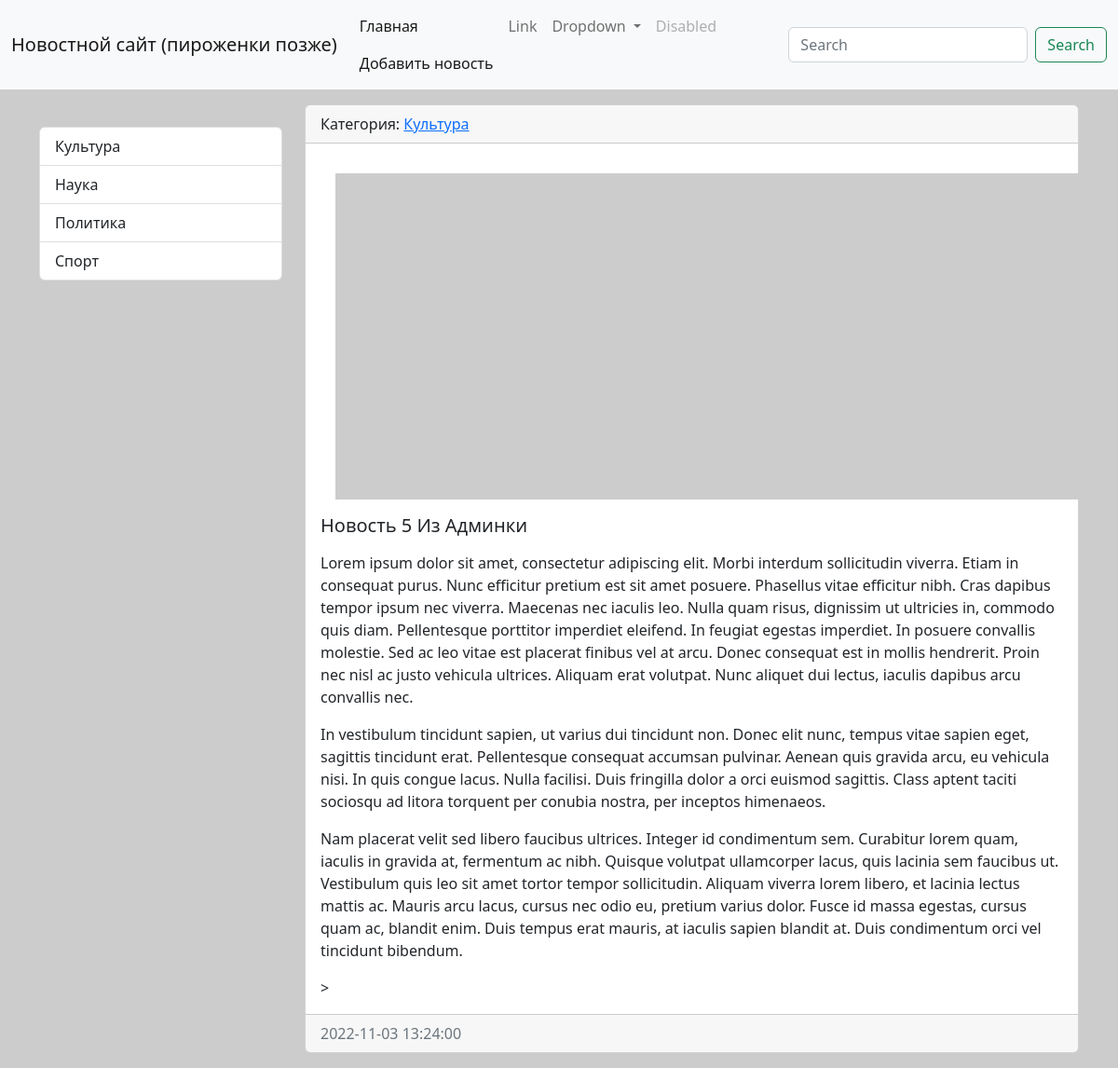
Page /news/7/ on the earlier database version.
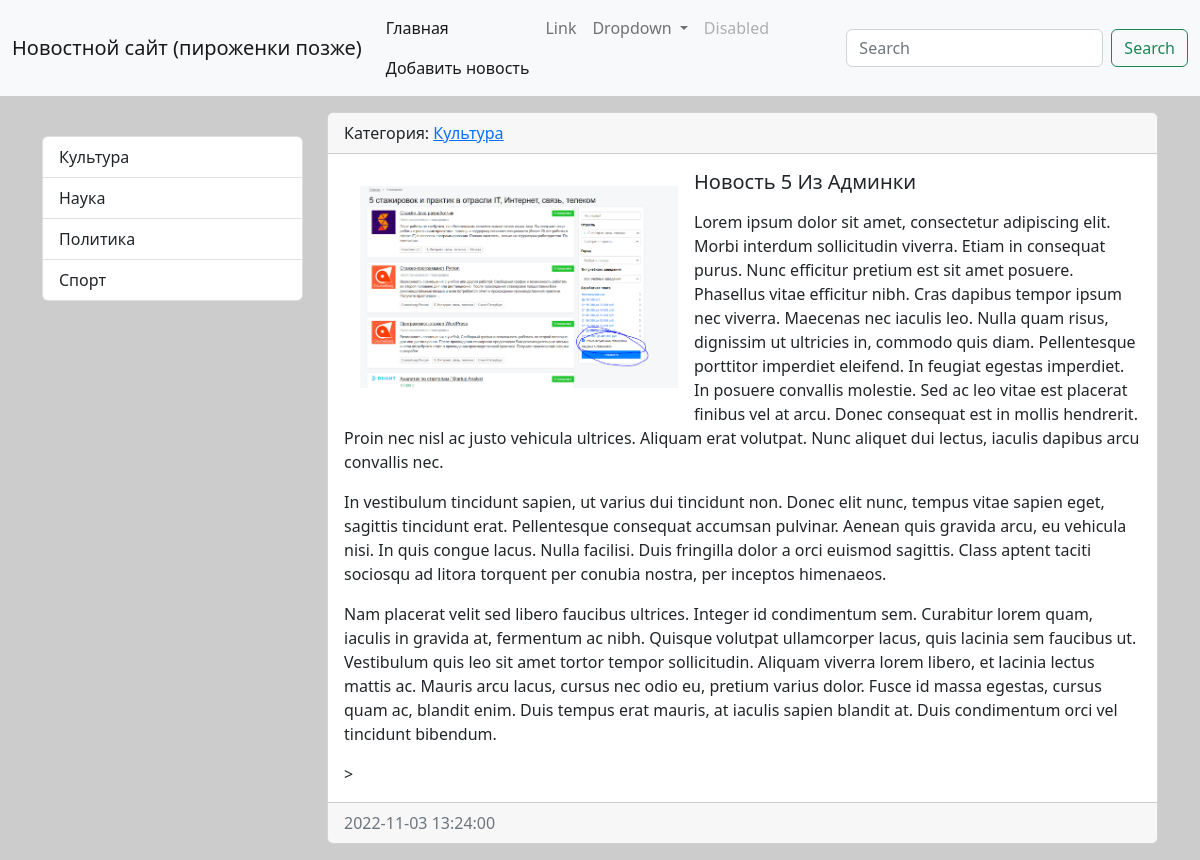
Same page on the later database version.
### news/models.py (models this page shows, shortened)
class News(models.Model):
    title = models.CharField(max_length=150, verbose_name='Наименование')
    content = models.TextField(blank=True, verbose_name='Контент')
    created_at = models.DateTimeField(auto_now_add=True, verbose_name='Дата_Публикации')
    update_at = models.DateTimeField(auto_now=True, verbose_name='Обновлено')
    photo = models.ImageField(upload_to='photos/%Y/%m/%d/', verbose_name='Фото', blank=True)
    is_published = models.BooleanField(default=True, verbose_name='Опубликовано')
    category = models.ForeignKey('Category', on_delete=models.PROTECT, verbose_name='Категория')
    class Meta:
        verbose_name = 'Новость'
        verbose_name_plural = 'Новости'
        ordering = ['-created_at', '-title']

class Category(models.Model):
    title = models.CharField(max_length=150, db_index=True, verbose_name='Наименование категории')
    def get_absolute_url(self):
        return reverse('category', kwargs={"category_id": self.pk})
    def __str__(self):
        return self.title
    class Meta:
        verbose_name = 'Категория'
        verbose_name_plural = 'Категории'
        ordering = ['title']

### news/views.py (the view)
# urls.py: path('news/<int:pk>/', ViewNews.as_view(), name='view_news'),
class ViewNews(DetailView):
	model = News
	context_object_name = 'news_item' #object по умолчанию

### news/templatetags/news_tags.py (called while the page is built)
@register.simple_tag(name='get_list_categories')
def get_categories():
    return Category.objects.all()

### news/templates/news/news_detail.html (shortened to what this page needs)
{% extends 'base.html' %}
{% block sidebar %}
{% include 'inc/_sidebar.html' %}
{% endblock %}
{% block content %}
<div class="card mb-3">
    <div class="card-header">
        Категория: <a href="{{ news_item.category.get_absolute_url }}">{{ news_item.category }}</a>
    </div>
    <div class="card-body">
        {% if news_item.photo %}
        <img src="{{ news_item.photo.url }}" alt="" class="float-start p-3" width="350">
        {% else %}
        <img src="https://picsum.photos/id/1060/350/235/?blur=2" alt="" class="float-start p-3">
        {% endif %}
        <h5 class="card-title">{{ news_item.title }}</h5>
        <p class="card-text">{{ news_item.content|linebreaks }}</p>>
    </div>
    <div class="card-footer text-muted">
        {{ news_item.created_at|date:"Y-m-d H:i:s" }}
    </div>
</div>
{% endblock %}

Differences in the rows shown:
changed News "Новость 5 Из Админки": photo: picture added
